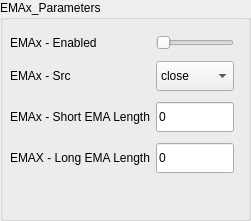
    <widget class="QGroupBox" name="grpBox_EMAx_parameters">
     <property name="geometry">
      <rect>
       <x>20</x>
       <y>280</y>
       <width>251</width>
       <height>221</height>
      </rect>
     </property>
     <property name="title">
      <string>EMAx_Parameters</string>
     </property>
     <widget class="QWidget" name="layoutWidget_27">
      <property name="geometry">
       <rect>
        <x>10</x>
        <y>30</y>
        <width>235</width>
        <height>152</height>
       </rect>
      </property>
      <layout class="QGridLayout" name="gridLayout_56">
       <item row="0" column="0">
        <widget class="QLabel" name="lblMptEnabled_24">
         <property name="text">
          <string>EMAx - Enabled</string>
         </property>
        </widget>
       </item>
       <item row="0" column="1">
        <widget class="QSlider" name="hSlider_SELL_IndicatorEnabled_31">
         <property name="maximum">
          <number>5</number>
         </property>
         <property name="orientation">
          <enum>Qt::Horizontal</enum>
         </property>
        </widget>
       </item>
       <item row="3" column="0">
        <widget class="QLabel" name="asdasdLabel_6">
         <property name="text">
          <string>EMAX - Long EMA Length</string>
         </property>
        </widget>
       </item>
       <item row="2" column="1">
        <widget class="QLineEdit" name="txtEmaxShortEmaPeriod_6">
         <property name="minimumSize">
          <size>
           <width>0</width>
           <height>30</height>
          </size>
         </property>
         <property name="text">
          <string>0</string>
         </property>
        </widget>
       </item>
       <item row="3" column="1">
        <widget class="QLineEdit" name="txtEmaxLongEmaPeriod_6">
         <property name="minimumSize">
          <size>
           <width>0</width>
           <height>30</height>
          </size>
         </property>
         <property name="text">
          <string>0</string>
         </property>
        </widget>
       </item>
       <item row="1" column="0">
        <widget class="QLabel" name="asdaLabel_11">
         <property name="text">
          <string>EMAx - Src</string>
         </property>
        </widget>
       </item>
       <item row="2" column="0">
        <widget class="QLabel" name="asdaLabel_12">
         <property name="text">
          <string>EMAx - Short EMA Length</string>
         </property>
        </widget>
       </item>
       <item row="1" column="1">
        <widget class="QComboBox" name="drpEmaxAppliedPrice_6">
         <property name="minimumSize">
          <size>
           <width>0</width>
           <height>30</height>
          </size>
         </property>
         <item>
          <property name="text">
           <string>close</string>
          </property>
         </item>
         <item>
          <property name="text">
           <string>open</string>
          </property>
         </item>
         <item>
          <property name="text">
           <string>high</string>
          </property>
         </item>
         <item>
          <property name="text">
           <string>low</string>
          </property>
         </item>
         <item>
          <property name="text">
           <string>HL2</string>
          </property>
         </item>
         <item>
          <property name="text">
           <string>HLC3</string>
          </property>
         </item>
         <item>
          <property name="text">
           <string>OHLC</string>
          </property>
         </item>
        </widget>
       </item>
       <item row="1" column="2">
        <spacer name="horizontalSpacer_36">
         <property name="orientation">
          <enum>Qt::Horizontal</enum>
         </property>
         <property name="sizeHint" stdset="0">
          <size>
           <width>40</width>
           <height>20</height>
          </size>
         </property>
        </spacer>
       </item>
      </layout>
     </widget>
    </widget>
